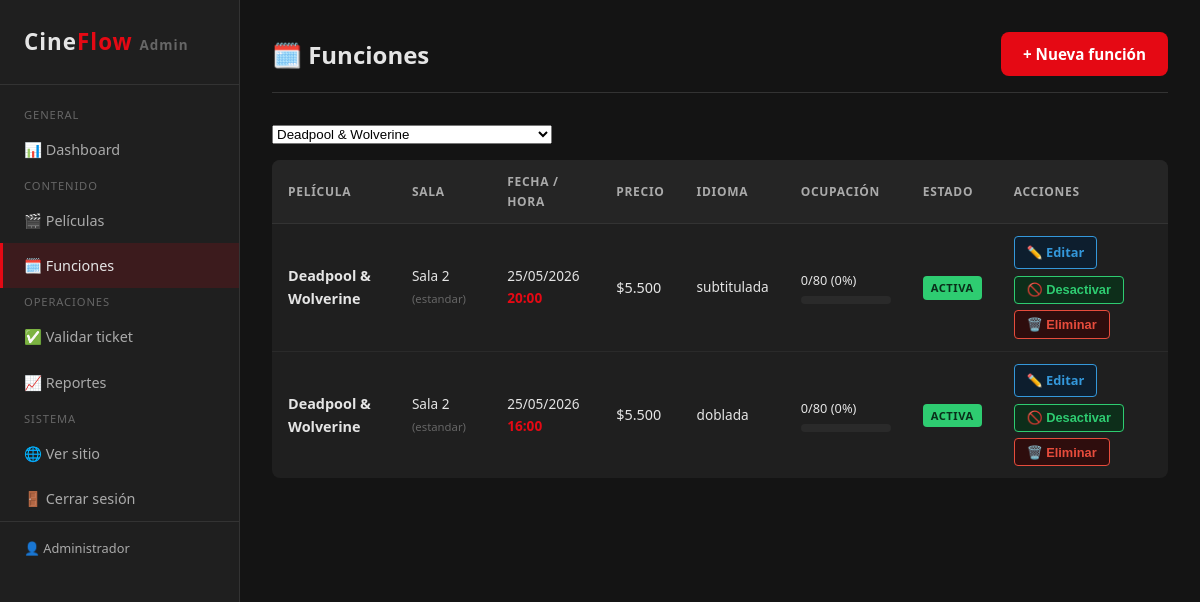
/admin/funciones.php?pelicula_id=2 (signed in), run on the app's committed database.
### tables this page shows
CREATE TABLE usuarios (
    id            INT UNSIGNED    NOT NULL AUTO_INCREMENT,
    nombre        VARCHAR(100)    NOT NULL,
    email         VARCHAR(150)    NOT NULL,
    password_hash VARCHAR(255)    NOT NULL                  COMMENT 'Hash bcrypt',
    rol           ENUM('admin')   NOT NULL DEFAULT 'admin',
    activo        TINYINT(1)      NOT NULL DEFAULT 1,
    fecha_registro DATETIME       NOT NULL DEFAULT CURRENT_TIMESTAMP,

    PRIMARY KEY (id),
    UNIQUE KEY uq_email (email)
);

CREATE TABLE funciones (
    id             INT UNSIGNED   NOT NULL AUTO_INCREMENT,
    pelicula_id    INT UNSIGNED   NOT NULL,
    sala_id        INT UNSIGNED   NOT NULL,
    fecha_hora     DATETIME       NOT NULL,
    precio         DECIMAL(8,2)   NOT NULL,
    idioma         ENUM('subtitulada','doblada','original') NOT NULL DEFAULT 'subtitulada',
    activa         TINYINT(1)     NOT NULL DEFAULT 1,

    PRIMARY KEY (id),
    UNIQUE KEY uq_sala_horario (sala_id, fecha_hora),
    INDEX idx_pelicula_fecha (pelicula_id, fecha_hora),
    INDEX idx_fecha_hora (fecha_hora),

    CONSTRAINT fk_funcion_pelicula
        FOREIGN KEY (pelicula_id) REFERENCES peliculas(id)
        ON DELETE RESTRICT ON UPDATE CASCADE,
    CONSTRAINT fk_funcion_sala
        FOREIGN KEY (sala_id) REFERENCES salas(id)
        ON DELETE RESTRICT ON UPDATE CASCADE
);

CREATE TABLE peliculas (
    id             INT UNSIGNED   NOT NULL AUTO_INCREMENT,
    titulo         VARCHAR(200)   NOT NULL,
    genero         VARCHAR(80)    NOT NULL,
    sinopsis       TEXT               NULL,
    clasificacion  ENUM('TE','TE+7','MA+14','MA+18') NOT NULL DEFAULT 'TE',
    duracion_min   SMALLINT UNSIGNED  NULL,
    imagen         VARCHAR(300)       NULL                  COMMENT 'Ruta: uploads/peliculas/imagen.jpg',
    activa         TINYINT(1)     NOT NULL DEFAULT 1,
    fecha_estreno  DATE               NULL,

    PRIMARY KEY (id),
    INDEX idx_genero (genero),
    INDEX idx_activa (activa)
);

CREATE TABLE salas (
    id             INT UNSIGNED   NOT NULL AUTO_INCREMENT,
    nombre         VARCHAR(50)    NOT NULL,
    capacidad      SMALLINT UNSIGNED NOT NULL DEFAULT 100,
    tipo           ENUM('estandar','vip','4dx','imax') NOT NULL DEFAULT 'estandar',
    activa         TINYINT(1)     NOT NULL DEFAULT 1,

    PRIMARY KEY (id),
    UNIQUE KEY uq_nombre_sala (nombre)
);

### includes/funciones.php (called while the page is built, shortened)
<?php
function formatearPrecio(float|int|string $precio): string
{
    return '$' . number_format((float)$precio, 0, ',', '.');
}
function esc(?string $texto): string
{
    return htmlspecialchars((string)$texto, ENT_QUOTES | ENT_SUBSTITUTE, 'UTF-8');
}
function obtenerUsuario(int $usuario_id): ?array
{
    $pdo = obtenerConexion();
    try {
        $stmt = $pdo->prepare("
            SELECT id, nombre, email, rol
            FROM   usuarios
            WHERE  id     = :id
              AND  activo = 1
            LIMIT 1
        ");
        $stmt->execute([':id' => $usuario_id]);
        $fila = $stmt->fetch();
        return $fila ?: null;
    } catch (PDOException $e) {
        registrarError('funciones - obtenerUsuario', $e->getMessage());
        return null;
    }
}

### admin/funciones.php (the view, shortened to what this page needs)
<?php
require_once __DIR__ . '/../includes/funciones.php';
$pdo = obtenerConexion();
$filtro_pelicula = (int)($_GET['pelicula_id'] ?? 0);
try {
    $query = "
        SELECT f.*, p.titulo AS pelicula, p.imagen AS poster, s.nombre AS sala, s.tipo AS tipo_sala, s.capacidad,
               COUNT(CASE WHEN r.estado IN ('confirmada','utilizada') THEN 1 END) AS reservas_ok,
               COUNT(CASE WHEN r.estado = 'pendiente' THEN 1 END) AS reservas_pendientes
        FROM   funciones f
        JOIN   peliculas p ON p.id = f.pelicula_id
        JOIN   salas     s ON s.id = f.sala_id
        LEFT   JOIN reservas r ON r.funcion_id = f.id
    ";
    $params = [];
    if ($filtro_pelicula > 0) {
        $query  .= " WHERE f.pelicula_id = :pid";
        $params[':pid'] = $filtro_pelicula;
    }
    $query .= " GROUP BY f.id ORDER BY f.fecha_hora DESC LIMIT 100";
    $stmt = $pdo->prepare($query);
    $stmt->execute($params);
    $funciones_list = $stmt->fetchAll();
    $peliculas_select = $pdo->query("SELECT id, titulo FROM peliculas ORDER BY titulo")->fetchAll();
} catch (PDOException $e) {
    registrarError('admin-funciones', $e->getMessage());
    $funciones_list = $peliculas_select = [];
}
$admin_nav_activo = 'funciones';
require_once __DIR__ . '/includes/header.php';
?>
<div class="admin-topbar">
    <h1>🗓️ Funciones</h1>
    <a href="nueva-funcion.php" class="btn btn-primario">+ Nueva función</a>
</div>
<form method="GET" style="margin-bottom:1rem;display:flex;gap:.75rem;align-items:center;">
    <select name="pelicula_id" onchange="this.form.submit()" style="max-width:280px;">
        <?php foreach ($peliculas_select as $p): ?>
            <option value="<?= $p['id'] ?>" <?= $filtro_pelicula==$p['id']?'selected':''?>><?= esc($p['titulo']) ?></option>
        <?php endforeach; ?>
    </select>
</form>
<?php if (empty($funciones_list)): ?>
    <p style="color:var(--texto-suave);">No hay funciones.</p>
<?php else: ?>
<div style="overflow-x:auto;">
<table class="admin-tabla">
    <thead>
        <tr>
            <th>Película</th>
            <th>Sala</th>
            <th>Fecha / Hora</th>
            <th>Precio</th>
            <th>Idioma</th>
            <th>Ocupación</th>
            <th>Estado</th>
            <th>Acciones</th>
        </tr>
    </thead>
    <tbody>
    <?php foreach ($funciones_list as $f): ?>
        <?php
        $pct = $f['capacidad'] > 0 ? round(($f['reservas_ok'] + $f['reservas_pendientes']) / $f['capacidad'] * 100) : 0;
        $pasada = strtotime($f['fecha_hora']) < time();
        ?>
        <tr style="<?= !$f['activa'] ? 'opacity:.5;' : '' ?><?= $pasada ? 'background:rgba(0,0,0,.2);' : '' ?>">
            <td style="font-weight:600;font-size:.9rem;"><?= esc($f['pelicula']) ?></td>
            <td style="font-size:.85rem;"><?= esc($f['sala']) ?> <small style="color:var(--texto-muy-suave);">(<?= esc($f['tipo_sala']) ?>)</small></td>
            <td style="white-space:nowrap;font-size:.85rem;">
                <?= date('d/m/Y', strtotime($f['fecha_hora'])) ?><br>
                <span style="color:var(--primario);font-weight:600;"><?= date('H:i', strtotime($f['fecha_hora'])) ?></span>
            </td>
            <td><?= formatearPrecio($f['precio']) ?></td>
            <td style="font-size:.85rem;"><?= esc($f['idioma']) ?></td>
            <td>
                <div style="font-size:.8rem;min-width:90px;">
                    <?= $f['reservas_ok'] ?>/<?= $f['capacidad'] ?> (<?= $pct ?>%)
                </div>
                <div class="reporte-barra-wrap"><div class="reporte-barra" style="width:<?= $pct ?>%"></div></div>
            </td>
            <td><span class="badge <?= $f['activa'] ? 'badge-verde' : 'badge-gris' ?>"><?= $f['activa'] ? 'Activa' : 'Inactiva' ?></span></td>
            <td>
                <div style="display:flex;gap:.4rem;flex-wrap:wrap;">
                    <a href="editar-funcion.php?id=<?= $f['id'] ?>" class="btn-accion btn-editar">✏️ Editar</a>
                    <form method="POST" style="display:inline;">
                        <button class="btn-accion btn-activar"><?= $f['activa'] ? '🚫 Desactivar' : '✅ Activar' ?></button>
                    </form>
                    <form method="POST" style="display:inline;" onsubmit="return confirm('¿Eliminar esta función?')">
                        <button class="btn-accion btn-eliminar">🗑️ Eliminar</button>
                    </form>
                </div>
            </td>
        </tr>
    <?php endforeach; ?>
    </tbody>
</table>
</div>
<?php endif; ?>
<?php require_once __DIR__ . '/includes/footer.php'; ?>

### admin/includes/header.php (shortened to what this page needs)
<?php
$admin_nav_activo ??= '';
$admin = obtenerUsuario((int)$_SESSION['usuario_id']);
?>
<!DOCTYPE html>
<html lang="es">
<head>
    <link rel="stylesheet" href="../assets/css/estilo.css">
    <link rel="stylesheet" href="../assets/css/admin.css">
</head>
<body>
<div class="admin-layout">
<aside class="admin-sidebar">
    <a href="index.php" class="logo">Cine<span>Flow</span> <small style="font-size:.6em;color:var(--texto-muy-suave);">Admin</small></a>
    <nav class="admin-nav">
        <span class="nav-seccion">General</span>
        <a href="index.php"         class="<?= $admin_nav_activo === 'dashboard'  ? 'activo' : '' ?>">📊 Dashboard</a>
        <span class="nav-seccion">Contenido</span>
        <a href="peliculas.php"     class="<?= $admin_nav_activo === 'peliculas'  ? 'activo' : '' ?>">🎬 Películas</a>
        <a href="funciones.php"     class="<?= $admin_nav_activo === 'funciones'  ? 'activo' : '' ?>">🗓️ Funciones</a>
        <span class="nav-seccion">Operaciones</span>
        <a href="validar-ticket.php" class="<?= $admin_nav_activo === 'validar'   ? 'activo' : '' ?>">✅ Validar ticket</a>
        <a href="reportes.php"      class="<?= $admin_nav_activo === 'reportes'   ? 'activo' : '' ?>">📈 Reportes</a>
        <span class="nav-seccion">Sistema</span>
        <a href="../index.php" target="_blank">🌐 Ver sitio</a>
        <a href="logout.php">🚪 Cerrar sesión</a>
    </nav>
    <?php if ($admin): ?>
    <div style="padding:1rem 1.5rem;border-top:1px solid var(--borde);margin-top:auto;font-size:.8rem;color:var(--texto-suave);">
        👤 <?= esc($admin['nombre']) ?>
    </div>
    <?php endif; ?>
</aside>
<main class="admin-content">

### assets/css/estilo.css (style rules this page uses)
:root { --primario: #e50914; --primario-oscuro: #c0070f; --primario-suave: rgba(229, 9, 20, .15); --oscuro: #141414; --superficie: #1f1f1f; --superficie-alt: #252525; --overlay: rgba(0, 0, 0, .75); --borde: #333; --borde-suave: #2a2a2a; --texto: #e5e5e5; --texto-suave: #aaa; --texto-muy-suave: #666; --verde: #2ecc71; --verde-oscuro: #0d2e1a; --azul: #3498db; --azul-oscuro: #0d1e2e; --amarillo: #f39c12; --amarillo-oscuro: #1a1200; --rojo: #e74c3c; --rojo-oscuro: #2e0d0d; --libre: #2a5c3f; --libre-borde: #2ecc71; --ocupado: #3a1a1a; --ocupado-borde: #c0392b; --seleccionado: #1a3a5c; --seleccionado-borde:#3498db; --preferencial: #3a2e0a; --preferencial-borde:#f39c12; --fuente: 'Segoe UI', Arial, sans-serif; --fuente-mono: 'Courier New', Courier, monospace; --ancho-max: 1200px; --radio: 8px; --radio-lg: 12px; --sombra: 0 4px 16px rgba(0, 0, 0, .4); --sombra-lg: 0 8px 32px rgba(0, 0, 0, .6); --transicion: .2s ease; }
*, *::before, *::after { box-sizing: border-box; margin: 0; padding: 0; }
html { scroll-behavior: smooth; }
body { background-color: var(--oscuro); color: var(--texto); font-family: var(--fuente); font-size: 16px; line-height: 1.6; min-height: 100vh; display: flex; flex-direction: column; }
main { flex: 1; }
a { color: var(--primario); text-decoration: none; transition: color var(--transicion); }
h1, h2, h3, h4, h5, h6 { line-height: 1.3; font-weight: 700; }
.logo { font-size: 1.6rem; font-weight: 700; color: var(--primario); letter-spacing: 1px; text-decoration: none; flex-shrink: 0; }
.logo span { color: var(--texto); }
.badge { display: inline-block; font-size: .7rem; font-weight: 700; padding: 3px 8px; border-radius: 4px; text-transform: uppercase; letter-spacing: .5px; vertical-align: middle; }
.badge-verde { background: var(--verde); color: #0a2e1a; }
.btn { display: inline-flex; align-items: center; justify-content: center; gap: 8px; padding: 10px 22px; border-radius: var(--radio); font-size: .95rem; font-weight: 600; cursor: pointer; border: none; text-decoration: none; transition: background var(--transicion), color var(--transicion), opacity var(--transicion), transform var(--transicion); white-space: nowrap; }
.btn-primario { background: var(--primario); color: #fff; }

### data on the page
usuarios: nombre "Administrador"
funciones: pelicula.titulo "Deadpool & Wolverine", sala.nombre "Sala 2", sala.tipo "estandar", fecha_hora "25/05/2026", fecha_hora "20:00", precio "$5.500", idioma "subtitulada", reservas_ok "0", sala.capacidad "80", pct "0", activa "ACTIVA"
funciones: pelicula.titulo "Deadpool & Wolverine", sala.nombre "Sala 2", sala.tipo "estandar", fecha_hora "25/05/2026", fecha_hora "16:00", precio "$5.500", idioma "doblada", reservas_ok "0", sala.capacidad "80", pct "0", activa "ACTIVA"

### other printed values
form field pelicula_id "Deadpool & Wolverine"
